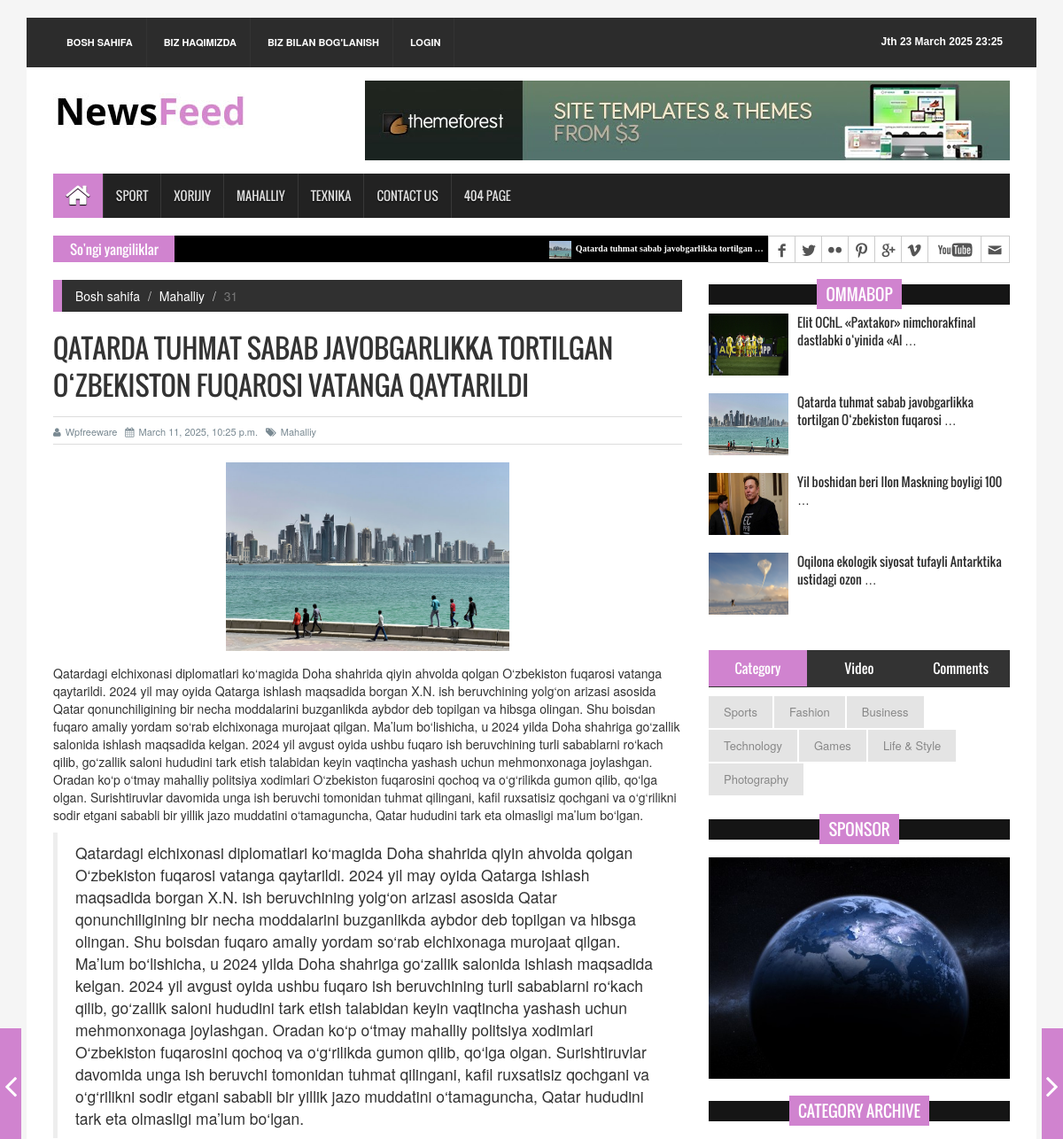
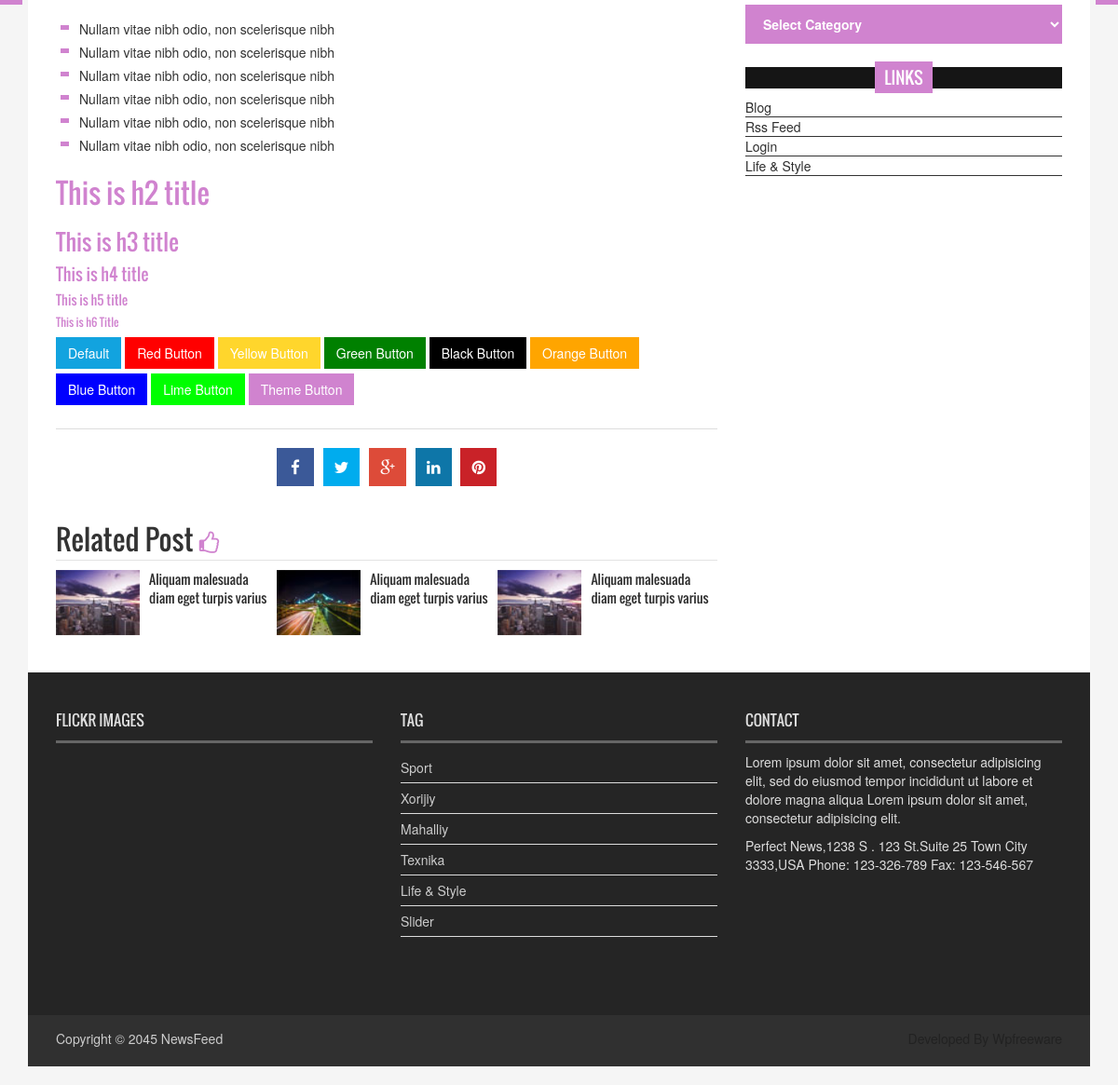
Page /news/qatarda-tuhmat-sabab-javobgarlikka-tortilgan-ozbekiston-fuqarosi-vatanga-qaytarildi/ on the committed database (2 pictures, top to bottom).
### news_app/models.py (models this page shows, shortened)
class Category(models.Model):
    name = models.CharField(max_length=100)
    def __str__(self):
        return self.name

class News(models.Model):
    class Status(models.TextChoices):
        Drafted = 'DF', 'Draft'
        Published = 'PB', 'Publish'
    title = models.CharField(max_length=200)
    slug = models.SlugField(max_length=200)
    image = models.ImageField(upload_to='news/images', null=True, blank=True)
    body = models.TextField()
    category = models.ForeignKey(Category, on_delete=models.CASCADE)
    published_time = models.DateTimeField(default=timezone.now)
    created_time = models.DateTimeField(auto_now_add=True)
    updated_time = models.DateTimeField(auto_now=True)
    status = models.CharField(
        max_length=2,
        choices= Status.choices,
        default=Status.Drafted,
    )
    objects = models.Manager()  # Default manager
    published = PublishedManager()  # Custom manager
    class Meta:
        ordering = ['-published_time']
    def get_absolute_url(self):
        return reverse('detailview', kwargs={'slug': self.slug})

### news_app/views.py (the view)
# urls.py: path('news/<slug:slug>/', NewsDetailView.as_view(), name='detailview'),  # Yangilik tafsilotlari
class NewsDetailView(DetailView):
    model = News
    template_name = 'news/single_page.html'
    context_object_name = 'news_detail'
    def get_queryset(self):
        return News.published.filter(slug=self.kwargs['slug'])

### templates/news/single_page.html (shortened to what this page needs)
{% extends 'news/base.html' %}
{% block content %}
<section id="contentSection">
    <div class="row">
      <div class="col-lg-8 col-md-8 col-sm-8">
        <div class="left_content">
          <div class="single_page">
            <ol class="breadcrumb">
              <li><a href="{% url 'index' %}">Bosh sahifa</a></li>
              <li><a href="{% url 'categoryview' news_detail.category %}">{{ news_detail.category }}</a></li>
              <li class="active">{{ news_detail.id }}</li>
            </ol>
            <h1>{{ news_detail.title }}</h1>
              <div class="post_commentbox"> <a href="#"><i class="fa fa-user"></i>Wpfreeware</a> <span><i class="fa fa-calendar"></i>{{ news_detail.published_time }}</span> <a href="{% url 'categoryview' news_detail.category %}"><i class="fa fa-tags"></i>{{ news_detail.category }}</a></div>
            <div class="single_page_content"> <img class="img-center" src="{{ news_detail.image.url }}" alt="">
              <p>{{ news_detail.body }}</p>
              <blockquote> {{ news_detail.body }} </blockquote>
              <ul>
                <li>Nullam vitae nibh odio, non scelerisque nibh</li>
                <li>Nullam vitae nibh odio, non scelerisque nibh</li>
                <li>Nullam vitae nibh odio, non scelerisque nibh</li>
                <li>Nullam vitae nibh odio, non scelerisque nibh</li>
                <li>Nullam vitae nibh odio, non scelerisque nibh</li>
                <li>Nullam vitae nibh odio, non scelerisque nibh</li>
              </ul>
              <h2>This is h2 title</h2>
              <h3>This is h3 title</h3>
              <h4>This is h4 title</h4>
              <h5>This is h5 title</h5>
              <h6>This is h6 Title</h6>
              <button class="btn default-btn">Default</button>
              <button class="btn btn-red">Red Button</button>
              <button class="btn btn-yellow">Yellow Button</button>
              <button class="btn btn-green">Green Button</button>
              <button class="btn btn-black">Black Button</button>
              <button class="btn btn-orange">Orange Button</button>
              <button class="btn btn-blue">Blue Button</button>
              <button class="btn btn-lime">Lime Button</button>
              <button class="btn btn-theme">Theme Button</button>
            </div>
            <div class="social_link">
              <ul class="sociallink_nav">
                <li><a href="#"><i class="fa fa-facebook"></i></a></li>
                <li><a href="#"><i class="fa fa-twitter"></i></a></li>
                <li><a href="#"><i class="fa fa-google-plus"></i></a></li>
                <li><a href="#"><i class="fa fa-linkedin"></i></a></li>
                <li><a href="#"><i class="fa fa-pinterest"></i></a></li>
              </ul>
            </div>
            <div class="related_post">
              <h2>Related Post <i class="fa fa-thumbs-o-up"></i></h2>
              <ul class="spost_nav wow fadeInDown animated">
                <li>
                  <div class="media"> <a class="media-left" href="single_page.html"> <img src="../images/post_img1.jpg" alt=""> </a>
                    <div class="media-body"> <a class="catg_title" href="single_page.html"> Aliquam malesuada diam eget turpis varius</a> </div>
                  </div>
                </li>
                <li>
                  <div class="media"> <a class="media-left" href="single_page.html"> <img src="../images/post_img2.jpg" alt=""> </a>
                    <div class="media-body"> <a class="catg_title" href="single_page.html"> Aliquam malesuada diam eget turpis varius</a> </div>
                  </div>
                </li>
                <li>
                  <div class="media"> <a class="media-left" href="single_page.html"> <img src="../images/post_img1.jpg" alt=""> </a>
                    <div class="media-body"> <a class="catg_title" href="single_page.html"> Aliquam malesuada diam eget turpis varius</a> </div>
                  </div>
                </li>
              </ul>
            </div>
          </div>
        </div>
      </div>
      <nav class="nav-slit"> <a class="prev" href="#"> <span class="icon-wrap"><i class="fa fa-angle-left"></i></span>
        </a> <a class="next" href="#"> <span class="icon-wrap"><i class="fa fa-angle-right"></i></span>
        </a> </nav>
      <div class="col-lg-4 col-md-4 col-sm-4">
        <aside class="right_content">
          <div class="single_sidebar">
            <h2><span>Ommabop</span></h2>
            <ul class="spost_nav">
                {% if sport_one %}
              <li>
                <div class="media wow fadeInDown"> <a href="{{ sport_one.get_absolute_url }}" class="media-left"> <img alt="" src="{{ sport_one.image.url }}"> </a>
                  <div class="media-body"> <a href="{{ sport_one.get_absolute_url }}" class="catg_title">{{ sport_one.title|truncatewords:7 }}</a> </div>
                </div>
              </li>
                {% endif %}
                {% if mahalliy_one %}
              <li>
                <div class="media wow fadeInDown"> <a href="{{ mahalliy_one.get_absolute_url }}" class="media-left"> <img alt="" src="{{ mahalliy_one.image.url }}"> </a>
                  <div class="media-body"> <a href="{{ mahalliy_one.get_absolute_url }}" class="catg_title">{{ mahalliy_one.title|truncatewords:7 }}</a> </div>
                </div>
              </li>
                {% endif %}
                {% if xorij_one %}
              <li>
                <div class="media wow fadeInDown"> <a href="{{ xorij_one.get_absolute_url }}" class="media-left"> <img alt="" src="{{ xorij_one.image.url }}"> </a>
                  <div class="media-body"> <a href="{{ xorij_one.get_absolute_url }}" class="catg_title">{{ xorij_one.title|truncatewords:7 }}</a> </div>
                </div>
              </li>
                {% endif %}
                {% if texnik_one %}
              <li>
                <div class="media wow fadeInDown"> <a href="{{ texnik_one.get_absolute_url }}" class="media-left"> <img alt="" src="{{ texnik_one.image.url }}"> </a>
                  <div class="media-body"> <a href="{{ texnik_one.get_absolute_url }}" class="catg_title">{{ texnik_one.title|truncatewords:7 }}</a> </div>
                </div>
              </li>
                {% endif %}
            </ul>
          </div>
          <div class="single_sidebar">
            <ul class="nav nav-tabs" role="tablist">
              <li role="presentation" class="active"><a href="#category" aria-controls="home" role="tab" data-toggle="tab">Category</a></li>
              <li role="presentation"><a href="#video" aria-controls="profile" role="tab" data-toggle="tab">Video</a></li>
              <li role="presentation"><a href="#comments" aria-controls="messages" role="tab" data-toggle="tab">Comments</a></li>
            </ul>
            <div class="tab-content">
              <div role="tabpanel" class="tab-pane active" id="category">
                <ul>
                  <li class="cat-item"><a href="#">Sports</a></li>
                  <li class="cat-item"><a href="#">Fashion</a></li>
                  <li class="cat-item"><a href="#">Business</a></li>
                  <li class="cat-item"><a href="#">Technology</a></li>
                  <li class="cat-item"><a href="#">Games</a></li>
                  <li class="cat-item"><a href="#">Life &amp; Style</a></li>
                  <li class="cat-item"><a href="#">Photography</a></li>
                </ul>
              </div>
            </div>
          </div>
          <div class="single_sidebar wow fadeInDown">
            <h2><span>Sponsor</span></h2>
            <a class="sideAdd" href="#"><img src="../images/add_img.jpg" alt=""></a> </div>
          <div class="single_sidebar wow fadeInDown">
            <h2><span>Category Archive</span></h2>
            <select class="catgArchive">
              <option>Select Category</option>
            </select>
          </div>
          <div class="single_sidebar wow fadeInDown">
            <h2><span>Links</span></h2>
            <ul>
              <li><a href="#">Blog</a></li>
              <li><a href="#">Rss Feed</a></li>
              <li><a href="#">Login</a></li>
              <li><a href="#">Life &amp; Style</a></li>
            </ul>
          </div>
        </aside>
      </div>
    </div>
  </section>
{% endblock content %}

### templates/news/base.html (shortened to what this page needs)
{% load static %}
<!DOCTYPE html>
<html lang="en">
<head>
    <link rel="stylesheet" type="text/css" href="{% static 'news/css/bootstrap.min.css' %}">
    <link rel="stylesheet" type="text/css" href="{% static 'news/css/font-awesome.min.css' %}">
    <link rel="stylesheet" type="text/css" href="{% static 'news/css/animate.css' %}">
    <link rel="stylesheet" type="text/css" href="{% static 'news/css/font.css' %}">
    <link rel="stylesheet" type="text/css" href="{% static 'news/css/li-scroller.css' %}">
    <link rel="stylesheet" type="text/css" href="{% static 'news/css/slick.css' %}">
    <link rel="stylesheet" type="text/css" href="{% static 'news/css/jquery.fancybox.css' %}">
    <link rel="stylesheet" type="text/css" href="{% static 'news/css/theme.css' %}">
    <link rel="stylesheet" type="text/css" href="{% static 'news/css/style.css' %}">
</head>
<body>
<div class="container">
    <header id="header">
    <div class="row">
      <div class="col-lg-12 col-md-12 col-sm-12">
        <div class="header_top">
          <div class="header_top_left">
            <ul class="top_nav">
              <li><a href="{% url 'index' %}">Bosh sahifa</a></li>
              <li><a href="{% url '404' %}">Biz haqimizda</a></li>
              <li><a href="{% url 'contact' %}">Biz bilan bog'lanish</a></li>
                {% if user.is_authenticated %}
                    <li><a href="{% url 'logout' %}">logout: {{ user.username }}</a></li>
                {% else %}
                    <li><a href="{% url 'login' %}">login</a></li>
                {% endif %}
            </ul>
          </div>
          <div class="header_top_right">
            <p>{% now "JS H F Y H:i" %}</p>
          </div>
        </div>
      </div>
      <div class="col-lg-12 col-md-12 col-sm-12">
        <div class="header_bottom">
          <div class="logo_area"><a href="{% url 'index' %}" class="logo"><img src="{% static 'news/images/logo.jpg' %}" alt=""></a></div>
          <div class="add_banner"><a href="{% url '404' %}"><img src="{% static 'news/images/addbanner_728x90_V1.jpg' %}" alt=""></a></div>
        </div>
      </div>
    </div>
  </header>
  <section id="navArea">
    <nav class="navbar navbar-inverse" role="navigation">
      <div id="navbar" class="navbar-collapse collapse">
        <ul class="nav navbar-nav main_nav">
          <li class="active"><a href="{% url 'index' %}"><span class="fa fa-home desktop-home"></span><span class="mobile-show">Home</span></a></li>
                {% for category in categories %}
                    <li><a href="{% url 'categoryview' category.name %}">{{ category.name }}</a></li>
                {% endfor %}
          <li><a href="{% url 'contact' %}">Contact Us</a></li>
          <li><a href="{% url '404' %}">404 Page</a></li>
        </ul>
      </div>
    </nav>
  </section>
  <section id="newsSection">
    <div class="row">
      <div class="col-lg-12 col-md-12">
        <div class="latest_newsarea"> <span>So'ngi yangiliklar</span>
          <ul id="ticker01" class="news_sticker">
              {% for news in news_list %}
            <li><a href="{{ news.get_absolute_url }}"><img src="{{ news.image.url }}" alt="image_not">{{ news.title|truncatewords:5 }}</a></li>
              {% endfor %}
          </ul>
          <div class="social_area">
            <ul class="social_nav">
              <li class="facebook"><a href="{% url '404' %}"></a></li>
              <li class="twitter"><a href="{% url '404' %}"></a></li>
              <li class="flickr"><a href="{% url '404' %}"></a></li>
              <li class="pinterest"><a href="{% url '404' %}"></a></li>
              <li class="googleplus"><a href="{% url '404' %}"></a></li>
              <li class="vimeo"><a href="{% url '404' %}"></a></li>
              <li class="youtube"><a href="{% url '404' %}"></a></li>
              <li class="mail"><a href="{% url '404' %}"></a></li>
            </ul>
          </div>
        </div>
      </div>
    </div>
  </section>
{% block content %}
{% endblock content %}
<footer id="footer">
    <div class="footer_top">
      <div class="row">
        <div class="col-lg-4 col-md-4 col-sm-4">
          <div class="footer_widget wow fadeInLeftBig">
            <h2>Flickr Images</h2>
          </div>
        </div>
        <div class="col-lg-4 col-md-4 col-sm-4">
          <div class="footer_widget wow fadeInDown">
            <h2>Tag</h2>
            <ul class="tag_nav">
                {% for category in categories %}
                    <li><a href="{% url 'categoryview' category.name %}">{{ category.name }}</a></li>
                {% endfor %}
              <li><a href="{% url '404' %}">Life &amp; Style</a></li>
              <li><a href="{% url '404' %}">Slider</a></li>
            </ul>
          </div>
        </div>
        <div class="col-lg-4 col-md-4 col-sm-4">
          <div class="footer_widget wow fadeInRightBig">
            <h2>Contact</h2>
            <p>Lorem ipsum dolor sit amet, consectetur adipisicing elit, sed do eiusmod tempor incididunt ut labore et dolore magna aliqua Lorem ipsum dolor sit amet, consectetur adipisicing elit.</p>
            <address>
            Perfect News,1238 S . 123 St.Suite 25 Town City 3333,USA Phone: 123-326-789 Fax: 123-546-567
            </address>
          </div>
        </div>
      </div>
    </div>
    <div class="footer_bottom">
      <p class="copyright">Copyright &copy; 2045 <a href="{% url 'index' %}">NewsFeed</a></p>
      <p class="developer">Developed By Wpfreeware</p>
    </div>
  </footer>
</div>
</body>
</html>

### rows in the picture
Category: name "SPORT", name "Sport"
Category: name "XORIJIY", name "Xorijiy"
Category: name "MAHALLIY", name "Mahalliy"
Category: name "TEXNIKA", name "Texnika"
News: image (picture), title "Qatarda tuhmat sabab javobgarlikka tortilgan …", category "Mahalliy", id "31", title "QATARDA TUHMAT SABAB JAVOBGARLIKKA TORTILGAN O‘ZBEKISTON FUQAROSI VATANGA QAYTARILDI", published_time "March 11, 2025, 10:25 p.m.", body "Qatardagi elchixonasi diplomatlari ko‘magida Doha shahrida qiyin ahvolda qolgan O‘zbekiston fuqarosi vatanga qaytarildi. 2024 yil may oyida Qatarga ishlash maqsadida borgan X.N. ish beruvchining yolg‘on arizasi asosida Qatar qonunchiligining bir necha moddalarini buzganlikda aybdor deb topilgan va hibsga olingan. Shu boisdan fuqaro amaliy yordam so‘rab elchixonaga murojaat qilgan. Ma’lum bo‘lishicha, u 2024 yilda Doha shahriga go‘zallik salonida ishlash maqsadida kelgan. 2024 yil avgust oyida ushbu fuqaro ish beruvchining turli sabablarni ro‘kach qilib, go‘zallik saloni hududini tark etish talabidan keyin vaqtincha yashash uchun mehmonxonaga joylashgan. Oradan ko‘p o‘tmay mahalliy politsiya…", title "Qatarda tuhmat sabab javobgarlikka tortilgan O‘zbekiston fuqarosi …"
News: image (picture), title "Elit OChL. «Paxtakor» nimchorakfinal dastlabki o‘yinida «Al …"
News: image (picture), title "Yil boshidan beri Ilon Maskning boyligi 100 …"
News: image (picture), title "Oqilona ekologik siyosat tufayli Antarktika ustidagi ozon …"
